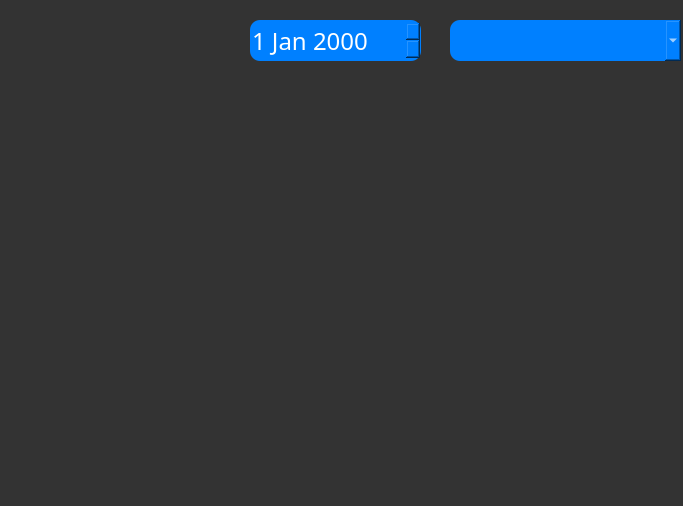
<?xml version="1.0" encoding="UTF-8"?>
<ui version="4.0">
 <class>Dialog</class>
 <widget class="QDialog" name="Dialog">
  <property name="geometry">
   <rect>
    <x>0</x>
    <y>0</y>
    <width>683</width>
    <height>506</height>
   </rect>
  </property>
  <property name="windowTitle">
   <string>Dialog</string>
  </property>
  <property name="styleSheet">
   <string notr="true">background-color: 	#333333</string>
  </property>
  <widget class="QComboBox" name="comboBox">
   <property name="geometry">
    <rect>
     <x>450</x>
     <y>20</y>
     <width>231</width>
     <height>41</height>
    </rect>
   </property>
   <property name="styleSheet">
    <string notr="true">border-radius : 10; 
border : 0px solid white;
background-color: #0080ff;
color: white</string>
   </property>
  </widget>
  <widget class="QDateEdit" name="dateEdit">
   <property name="geometry">
    <rect>
     <x>250</x>
     <y>20</y>
     <width>171</width>
     <height>41</height>
    </rect>
   </property>
   <property name="font">
    <font>
     <family>Yandex Sans Display Regular</family>
     <pointsize>18</pointsize>
     <weight>50</weight>
     <bold>false</bold>
    </font>
   </property>
   <property name="styleSheet">
    <string notr="true">border-radius : 10; 
border : 0px solid white;
background-color: #0080ff;
color: white</string>
   </property>
  </widget>
 </widget>
 <resources/>
 <connections/>
</ui>
